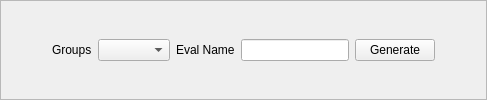
         <widget class="QFrame" name="frame_87">
          <property name="frameShape">
           <enum>QFrame::StyledPanel</enum>
          </property>
          <property name="frameShadow">
           <enum>QFrame::Raised</enum>
          </property>
          <layout class="QHBoxLayout" name="horizontalLayout_25">
           <item>
            <spacer name="horizontalSpacer_45">
             <property name="orientation">
              <enum>Qt::Horizontal</enum>
             </property>
             <property name="sizeHint" stdset="0">
              <size>
               <width>40</width>
               <height>20</height>
              </size>
             </property>
            </spacer>
           </item>
           <item>
            <widget class="QLabel" name="label_108">
             <property name="text">
              <string>Groups</string>
             </property>
            </widget>
           </item>
           <item>
            <widget class="QComboBox" name="group_eval_comboBox"/>
           </item>
           <item>
            <widget class="QLabel" name="label_151">
             <property name="text">
              <string>Eval Name</string>
             </property>
            </widget>
           </item>
           <item>
            <widget class="QLineEdit" name="group_eval_name_lineEdit"/>
           </item>
           <item>
            <widget class="QPushButton" name="group_generate_button">
             <property name="text">
              <string>Generate</string>
             </property>
            </widget>
           </item>
           <item>
            <spacer name="horizontalSpacer_26">
             <property name="orientation">
              <enum>Qt::Horizontal</enum>
             </property>
             <property name="sizeHint" stdset="0">
              <size>
               <width>40</width>
               <height>20</height>
              </size>
             </property>
            </spacer>
           </item>
          </layout>
         </widget>
